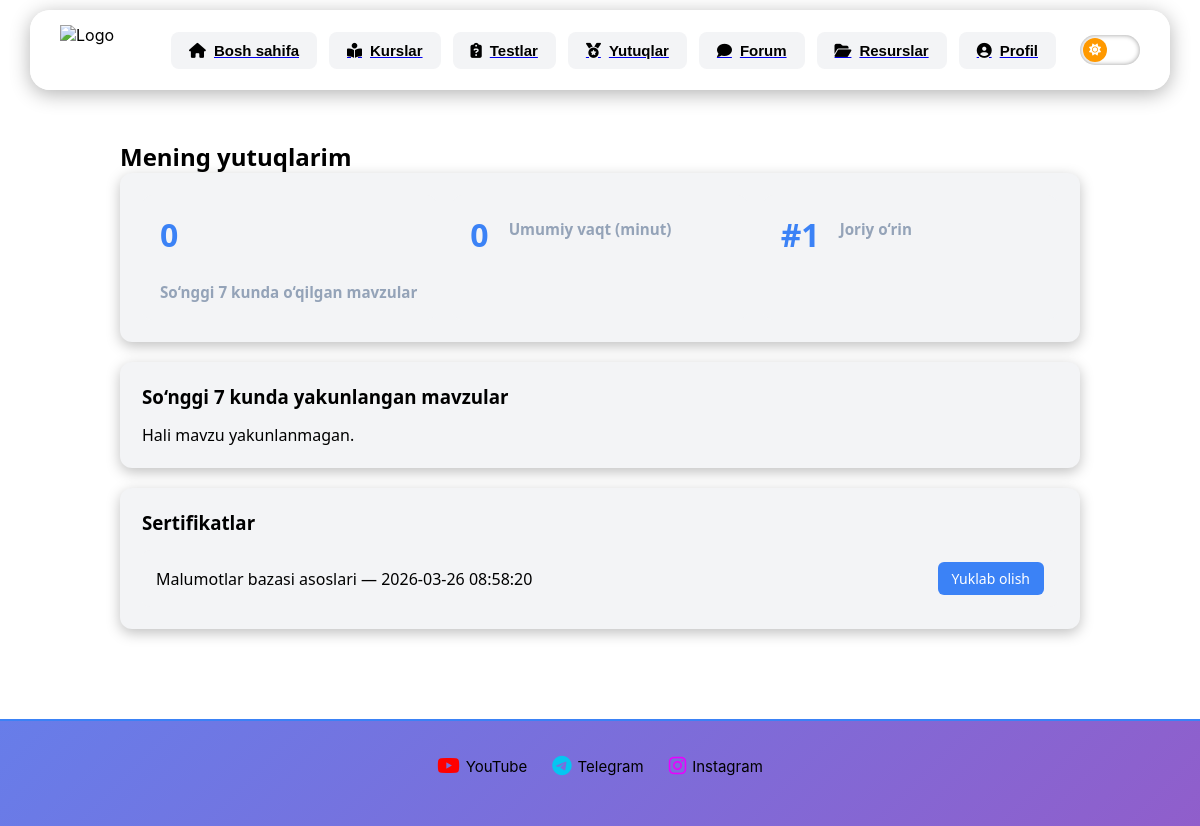
Page /student/achievements (signed in) on the committed database.
### tables this page shows
CREATE TABLE certificates(
    id INTEGER PRIMARY KEY AUTOINCREMENT,
    user_id INTEGER NOT NULL,
    course_id INTEGER NOT NULL,
    date TEXT DEFAULT CURRENT_TIMESTAMP,
    UNIQUE(user_id, course_id),
    FOREIGN KEY(user_id)
        REFERENCES users(id)
        ON DELETE CASCADE,
    FOREIGN KEY(course_id)
        REFERENCES courses(id)
        ON DELETE CASCADE
);

CREATE TABLE courses(
    id INTEGER PRIMARY KEY AUTOINCREMENT,
    name TEXT NOT NULL,
    title TEXT NOT NULL,
    img TEXT
);

### routes/student.py (the view)
@bp.route("/achievements")
def achievements():
    user_id = session.get("user_id")
    if not user_id:
        return redirect("/login")
    conn = sqlite3.connect("database.db")
    conn.row_factory = sqlite3.Row  # natijalarni dict kabi ishlatish uchun
    c = conn.cursor()
    certificates = c.execute("""
        SELECT c.*, cr.name AS course_name
        FROM certificates c
        JOIN courses cr ON c.course_id = cr.id
        WHERE c.user_id=?
    """, (user_id,)).fetchall()
    seven_days_ago = (datetime.now() - timedelta(days=7)).strftime("%Y-%m-%d %H:%M:%S")
    recent_topics = c.execute("""
        SELECT t.id, t.name, t.time
        FROM studies s
        JOIN topics t ON s.topic_id=t.id
        WHERE s.user_id=? AND s.value='succesfully' AND s.date>=?
    """, (user_id, seven_days_ago)).fetchall()
    total_minutes = sum([t["time"] for t in recent_topics if t["time"]])
    total_topics = len(recent_topics)
    all_users = c.execute("""
        SELECT s.user_id, SUM(t.time) AS total_time
        FROM studies s
        JOIN topics t ON s.topic_id=t.id
        WHERE s.value='succesfully'
        GROUP BY s.user_id
        ORDER BY total_time DESC
    """).fetchall()
    position = 1
    for idx, u in enumerate(all_users, 1):
        if u["user_id"] == user_id:
            position = idx
            break
    conn.close()
    return render_template(
        "student/achievements.html",
        certificates=certificates,
        total_topics=total_topics,
        total_minutes=total_minutes,
        position=position,
        recent_topics=recent_topics
    )

### routes/student.py (called while the page is built)
@bp.before_request
def require_login():
    open_routes = [
        "student.student_dashboard",
        "student.student_courses"
    ]
    if request.endpoint in open_routes:
        return
    if "user_id" not in session:
        return redirect(url_for('auth.login', next=request.path))

### templates/student/achievements.html (shortened to what this page needs)
{% extends "base.html" %}
{% block content %}
<div class="achievements" >
    <h2>Mening yutuqlarim</h2>
    <div class="section stats">
        <div class="stat">
            <h1>{{ total_topics }}</h1>
            <h4>So‘nggi 7 kunda o‘qilgan mavzular</h4>
        </div>
        <div class="stat">
            <h1>{{ total_minutes }}</h1>
            <h4>Umumiy vaqt (minut)</h4>
        </div>
        <div class="stat">
            <h1>#{{ position }}</h1>
            <h4>Joriy o‘rin</h4>
        </div>
    </div>
    <div class="section">
        <h3 style="background: var(--card-bg);color: var(--text-color);">So‘nggi 7 kunda yakunlangan mavzular</h3>
        {% if recent_topics %}
            <ul style="margin-left: 30px;">
            {% for t in recent_topics %}
                <li class="recent-topic">{{ t['name'] }} — {{ t['time'] }} min</li>
            {% endfor %}
            </ul>
        {% else %}
            <p>Hali mavzu yakunlanmagan.</p>
        {% endif %}
    </div>
    <div class="section">
        <h3 style="background: var(--card-bg);color: var(--text-color);">Sertifikatlar</h3>
        {% if certificates %}
            {% for c in certificates %}
                <div class="cert">
                    <span>{{ c['course_name'] }} — {{ c['date'] }}</span>
                    <a class="button" href="{{ url_for('dashboard.download_certificate', cert_id=c['id']) }}">Yuklab olish</a>
                </div>
            {% endfor %}
        {% else %}
            <p>Sizda hali sertifikat mavjud emas.</p>
        {% endif %}
    </div>
</div>
{% endblock %}

### static/css/base.css (style rules this page uses)
* { margin: 0; padding: 0; box-sizing: border-box; }
body { font-family: -apple-system, BlinkMacSystemFont, "Segoe UI", Roboto, sans-serif; background-color: #f4f6fb; background: linear-gradient(90deg, #6695fb, #5d2efa); color: #333; }
:root { --bg-color: #ffffff; --text-color: #111827; --card-bg: #f3f4f6; --nav-bg: rgba(255,255,255,0.8); }
.stat { display: flex; gap: 20px; flex-wrap: wrap; }

### templates/base.html (style rules this page uses)
:root { --bg-color: #ffffff; --text-color: #000000; --card-bg: #f3f4f6; --nav-bg: rgba(255,255,255,0.8); }
body { margin: 0; font-family: 'Inter', sans-serif; background: linear-gradient(135deg, #0f111a 0%, #1c1f2a 100%); color: #e5e7eb; min-height: 100vh; }
body { background: var(--bg-color); }
body { background: var(--bg-color); color: var(--text-color); }
* { transition: all 0.3s ease; }

### templates/student/achievements.html (style rules this page uses)
.achievements { max-width:1000px; margin:auto; padding:20px; font-family:'Segoe UI', Tahoma, Geneva, Verdana, sans-serif; color:#e5e7eb; color: var(--text-color); }
.section { background: var(--card-bg);color: var(--text-color); padding:22px; margin-bottom:20px; border-radius:12px; box-shadow:0 4px 14px rgba(0,0,0,0.25); }
.section h3 { margin-bottom:15px; color:#ffffff; }
.stats { display:grid; grid-template-columns:repeat(auto-fit,minmax(160px,1fr)); gap:15px; }
.stat { background: var(--card-bg);color: var(--text-color); padding:18px; border-radius:10px; text-align:center; transition: transform 0.3s, box-shadow 0.3s; }
.stat h1 { margin:0; font-size:2rem; color:#3b82f6; }
.stat h4 { margin-top:6px; font-size:0.95rem; color:#94a3b8; }
.cert { display:flex; justify-content:space-between; align-items:center; background: var(--card-bg);color: var(--text-color); padding:12px 14px; border-radius:8px; margin-top:10px; transition: background 0.3s, transform 0.3s; }
.button { background:#3b82f6; color:white; padding:7px 14px; border-radius:6px; text-decoration:none; font-size:14px; transition: background 0.3s, transform 0.3s; }

### rows in the picture
certificates: course_name "Malumotlar bazasi asoslari", date "2026-03-26 08:58:20"

### other values in the picture
{{ total_topics }} "0"
{{ total_minutes }} "0"
{{ position }} "1"
